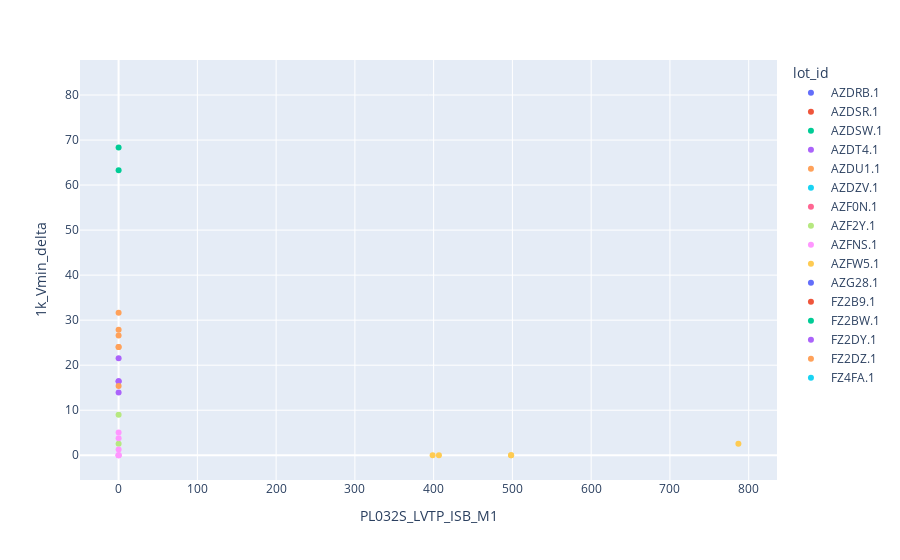

This figure's notebook cell:
### Code cell
fig = px.scatter(final, x='PL032S_LVTP_ISB_M1', y='1k_Vmin_delta', color = 'lot_id')
fig.show()

### Figure 1 — Plotly figure (JSON) as saved in the notebook; plotly's stock layout.template omitted (floating-point values rounded to 4 significant figures)
{"data": [{"hovertemplate": "lot_id=AZDRB.1<br>PL032S_LVTP_ISB_M1=%{x}<br>1k_Vmin_delta=%{y}<extra></extra>", "legendgroup": "AZDRB.1", "marker": {"color": "#636efa", "symbol": "circle"}, "mode": "markers", "name": "AZDRB.1", "orientation": "v", "showlegend": true, "type": "scatter", "x": [null, null, null, null, null, null, null, null, null, null, null, null, null, null, null, null, null, null, null, null, null, null, null, null, null, null, null, null, null, null, null, null, null, null, null, null, null, null, null, null, null, null, null, null], "xaxis": "x", "y": [65.82, 65.82, 65.82, 55.13, 55.13, 55.13, 36.71, 36.71, 36.71, 67.09, 67.09, 67.09, 1.27, 37.97, 37.97, 37.97, 26.58, 26.58, 26.58, 20.26, 20.26, 20.26, 27.85, 27.85, 27.85, 24.05, 24.05, 24.05, 26.59, 26.59, 26.59, 70.89, 70.89, 70.89, 17.72, 17.72, 36.71, 36.71, 36.71, 41.77, 41.77, 41.77, 55.7, 55.7], "yaxis": "y"}, {"hovertemplate": "lot_id=AZDSR.1<br>PL032S_LVTP_ISB_M1=%{x}<br>1k_Vmin_delta=%{y}<extra></extra>", "legendgroup": "AZDSR.1", "marker": {"color": "#EF553B", "symbol": "circle"}, "mode": "markers", "name": "AZDSR.1", "orientation": "v", "showlegend": true, "type": "scatter", "x": [null, null, null, null, null, null, null, null, null, null, null, null, null, null, null, null], "xaxis": "x", "y": [null, null, null, null, null, null, null, null, null, null, null, null, null, null, null, null], "yaxis": "y"}, {"hovertemplate": "lot_id=AZDSW.1<br>PL032S_LVTP_ISB_M1=%{x}<br>1k_Vmin_delta=%{y}<extra></extra>", "legendgroup": "AZDSW.1", "marker": {"color": "#00cc96", "symbol": "circle"}, "mode": "markers", "name": "AZDSW.1", "orientation": "v", "showlegend": true, "type": "scatter", "x": [null, null, null, null, null, null, null, null, null, null, null, null, null, null, null, null, null, null, null, null, null, null, null, null, null, null, null, null, null, null, null, null, null, null, null, null, null], "xaxis": "x", "y": [17.73, 17.73, 17.73, 12.66, 12.66, 17.73, 17.73, 10.13, 10.13, 13.93, 20.26, 7.6, 7.6, 7.6, 6.33, 21.52, 40.5, 40.5, 40.5, 40.5, 41.77, 41.77, 52.57, 44.3, 54.43, 54.43, 54.43, 66.67, 54.43, 54.43, 0, 0, 0, 0, 0, 1.27, 0], "yaxis": "y"}, {"hovertemplate": "lot_id=AZDT4.1<br>PL032S_LVTP_ISB_M1=%{x}<br>1k_Vmin_delta=%{y}<extra></extra>", "legendgroup": "AZDT4.1", "marker": {"color": "#ab63fa", "symbol": "circle"}, "mode": "markers", "name": "AZDT4.1", "orientation": "v", "showlegend": true, "type": "scatter", "x": [null, null, null, null, null, null, null, null, null, null, null, null, null, null, null, null], "xaxis": "x", "y": [20.26, 20.26, 21.79, 21.79, 1.27, 1.27, 5.07, 5.07, 5.07, 5.07, 21.52, 21.52, 59.49, 59.49, 1.27, 1.27], "yaxis": "y"}, {"hovertemplate": "lot_id=AZDU1.1<br>PL032S_LVTP_ISB_M1=%{x}<br>1k_Vmin_delta=%{y}<extra></extra>", "legendgroup": "AZDU1.1", "marker": {"color": "#FFA15A", "symbol": "circle"}, "mode": "markers", "name": "AZDU1.1", "orientation": "v", "showlegend": true, "type": "scatter", "x": [null, null, null, null, null, null, null], "xaxis": "x", "y": [10.13, 20.25, 21.52, 17.72, 16.46, 21.52, 21.52], "yaxis": "y"}, {"hovertemplate": "lot_id=AZDZV.1<br>PL032S_LVTP_ISB_M1=%{x}<br>1k_Vmin_delta=%{y}<extra></extra>", "legendgroup": "AZDZV.1", "marker": {"color": "#19d3f3", "symbol": "circle"}, "mode": "markers", "name": "AZDZV.1", "orientation": "v", "showlegend": true, "type": "scatter", "x": [null, null, null, null, null, null, null, null, null, null, null, null, null], "xaxis": "x", "y": [20.26, 18.99, 30.38, 27.85, 27.85, 22.78, 25.31, 11.4, 24.05, 21.52, 21.52, 21.52, 27.85], "yaxis": "y"}, {"hovertemplate": "lot_id=AZF0N.1<br>PL032S_LVTP_ISB_M1=%{x}<br>1k_Vmin_delta=%{y}<extra></extra>", "legendgroup": "AZF0N.1", "marker": {"color": "#FF6692", "symbol": "circle"}, "mode": "markers", "name": "AZF0N.1", "orientation": "v", "showlegend": true, "type": "scatter", "x": [null, null, null, null, null, null, null, null, null, null, null, null, null, null], "xaxis": "x", "y": [7.6, 7.6, 7.6, null, null, 13.93, 11.39, 5.07, 5.07, 6.33, 2.54, 13.92, 1.27, null], "yaxis": "y"}, {"hovertemplate": "lot_id=AZF2Y.1<br>PL032S_LVTP_ISB_M1=%{x}<br>1k_Vmin_delta=%{y}<extra></extra>", "legendgroup": "AZF2Y.1", "marker": {"color": "#B6E880", "symbol": "circle"}, "mode": "markers", "name": "AZF2Y.1", "orientation": "v", "showlegend": true, "type": "scatter", "x": [null, null, null, null, null, null, null, null, null, null, null, null, null, null, null, null, null, null, null, 0.0111, null, null, 0.01023, null, null, null, null, null, null], "xaxis": "x", "y": [15.19, 0, 3.8, 10.13, 2.53, 1.27, 5.07, 1.27, 2.54, 1.27, 1.27, 1.27, 8.87, 8.87, 10.13, 8.87, 6.33, 0, 8.98, 8.98, 8.98, 2.54, 2.54, 2.54, 2.54, 3.8, 5.2, 6.33, 15.19], "yaxis": "y"}, {"hovertemplate": "lot_id=AZFNS.1<br>PL032S_LVTP_ISB_M1=%{x}<br>1k_Vmin_delta=%{y}<extra></extra>", "legendgroup": "AZFNS.1", "marker": {"color": "#FF97FF", "symbol": "circle"}, "mode": "markers", "name": "AZFNS.1", "orientation": "v", "showlegend": true, "type": "scatter", "x": [null, 0.009987, null, null, 0.0113, null, null, null, null, null, null, null, 0.01078, null, null, null, null, 0.01132, null, null, 0.01268, null, null, null, 0.01086, null, null], "xaxis": "x", "y": [0, 0, 0, 5.07, 5.07, 5.07, 0, 0, 0, 1.27, 1.27, 3.8, 3.8, 3.8, 0, 0, 1.27, 1.27, 1.27, 0, 0, 0, 1.27, 0, 0, 0, 5.13], "yaxis": "y"}, {"hovertemplate": "lot_id=AZFW5.1<br>PL032S_LVTP_ISB_M1=%{x}<br>1k_Vmin_delta=%{y}<extra></extra>", "legendgroup": "AZFW5.1", "marker": {"color": "#FECB52", "symbol": "circle"}, "mode": "markers", "name": "AZFW5.1", "orientation": "v", "showlegend": true, "type": "scatter", "x": [null, 406.7, null, null, null, null, 498.4, null, null, null, null, null, 398.7, null, null, null, null, 786.9, null, null, null, null, 498.3, null, null], "xaxis": "x", "y": [0, 0, 0, 0, 0, 0, 0, 0, 0, 1.27, 1.27, 0, 0, 0, 0, 0, 2.53, 2.53, 2.53, 2.53, 5.07, 0, 0, 0, 0], "yaxis": "y"}, {"hovertemplate": "lot_id=AZG28.1<br>PL032S_LVTP_ISB_M1=%{x}<br>1k_Vmin_delta=%{y}<extra></extra>", "legendgroup": "AZG28.1", "marker": {"color": "#636efa", "symbol": "circle"}, "mode": "markers", "name": "AZG28.1", "orientation": "v", "showlegend": true, "type": "scatter", "x": [null, null, null, null, null, null, null, null, null, null, null, null, null, null, null, null, null, null, null, null, null, null, null, null, null, null, null, null, null, null, null, null, null, null, null, null, null, null, null, null, null, null], "xaxis": "x", "y": [40.5, 0, 10.13, 5.07, 17.95, 15.19, 7.6, 5.07, 23.07, 16.46, 6.33, 0, 0, 0, 7.6, 3.8, 3.8, 3.8, 1.27, 1.27, 1.27, 0, 0, 0, 8.86, 8.86, 8.86, 11.4, 11.4, 11.4, 0, 0, 0, 8.87, 8.87, 8.87, 20.26, 20.26, 20.26, 11.39, 11.39, 11.39], "yaxis": "y"}, {"hovertemplate": "lot_id=FZ2B9.1<br>PL032S_LVTP_ISB_M1=%{x}<br>1k_Vmin_delta=%{y}<extra></extra>", "legendgroup": "FZ2B9.1", "marker": {"color": "#EF553B", "symbol": "circle"}, "mode": "markers", "name": "FZ2B9.1", "orientation": "v", "showlegend": true, "type": "scatter", "x": [null, null, null, null, null, null, null, null, null, null, null, null], "xaxis": "x", "y": [8.87, 11.4, 2.54, 2.54, 2.54, 1.27, 7.6, 2.54, 2.54, 2.54, 11.54, 2.54], "yaxis": "y"}, {"hovertemplate": "lot_id=FZ2BW.1<br>PL032S_LVTP_ISB_M1=%{x}<br>1k_Vmin_delta=%{y}<extra></extra>", "legendgroup": "FZ2BW.1", "marker": {"color": "#00cc96", "symbol": "circle"}, "mode": "markers", "name": "FZ2BW.1", "orientation": "v", "showlegend": true, "type": "scatter", "x": [null, 0.006942, null, null, null, null, null, 0.007378, null, null, null, null, null, null], "xaxis": "x", "y": [63.3, 63.3, 63.3, 77.22, 65.82, 82.28, 68.36, 68.36, 68.36, 69.62, 70.89, 69.62, 72.16, 68.36], "yaxis": "y"}, {"hovertemplate": "lot_id=FZ2DY.1<br>PL032S_LVTP_ISB_M1=%{x}<br>1k_Vmin_delta=%{y}<extra></extra>", "legendgroup": "FZ2DY.1", "marker": {"color": "#ab63fa", "symbol": "circle"}, "mode": "markers", "name": "FZ2DY.1", "orientation": "v", "showlegend": true, "type": "scatter", "x": [null, null, null, null, null, null, null, null, 0.008855, null, 0.00925, null, null, null, 0.008793, null, null, 0.008653], "xaxis": "x", "y": [21.52, 25.32, 29.12, 46.83, 15.19, 3.8, 3.8, 21.52, 21.52, 13.93, 13.93, 18.99, 17.72, 16.45, 16.45, 16.45, 16.46, 16.46], "yaxis": "y"}, {"hovertemplate": "lot_id=FZ2DZ.1<br>PL032S_LVTP_ISB_M1=%{x}<br>1k_Vmin_delta=%{y}<extra></extra>", "legendgroup": "FZ2DZ.1", "marker": {"color": "#FFA15A", "symbol": "circle"}, "mode": "markers", "name": "FZ2DZ.1", "orientation": "v", "showlegend": true, "type": "scatter", "x": [null, null, null, 0.009057, null, 0.01002, null, null, null, null, null, null, 0.009768, null, 0.008742, null, null, null, null, 0.008974, null, 0.0095], "xaxis": "x", "y": [41.77, 18.98, 24.06, 24.06, 15.38, 15.38, 49.36, 45.57, 24.06, 5.07, 5.07, 31.65, 31.65, 24.05, 24.05, 24.05, 43.04, 24.05, 27.85, 27.85, 26.58, 26.58], "yaxis": "y"}, {"hovertemplate": "lot_id=FZ4FA.1<br>PL032S_LVTP_ISB_M1=%{x}<br>1k_Vmin_delta=%{y}<extra></extra>", "legendgroup": "FZ4FA.1", "marker": {"color": "#19d3f3", "symbol": "circle"}, "mode": "markers", "name": "FZ4FA.1", "orientation": "v", "showlegend": true, "type": "scatter", "x": [null, null], "xaxis": "x", "y": [0, 0], "yaxis": "y"}], "layout": {"legend": {"title": {"text": "lot_id"}, "tracegroupgap": 0}, "margin": {"t": 60}, "xaxis": {"anchor": "y", "domain": [0, 1], "title": {"text": "PL032S_LVTP_ISB_M1"}}, "yaxis": {"anchor": "x", "domain": [0, 1], "title": {"text": "1k_Vmin_delta"}}}}
